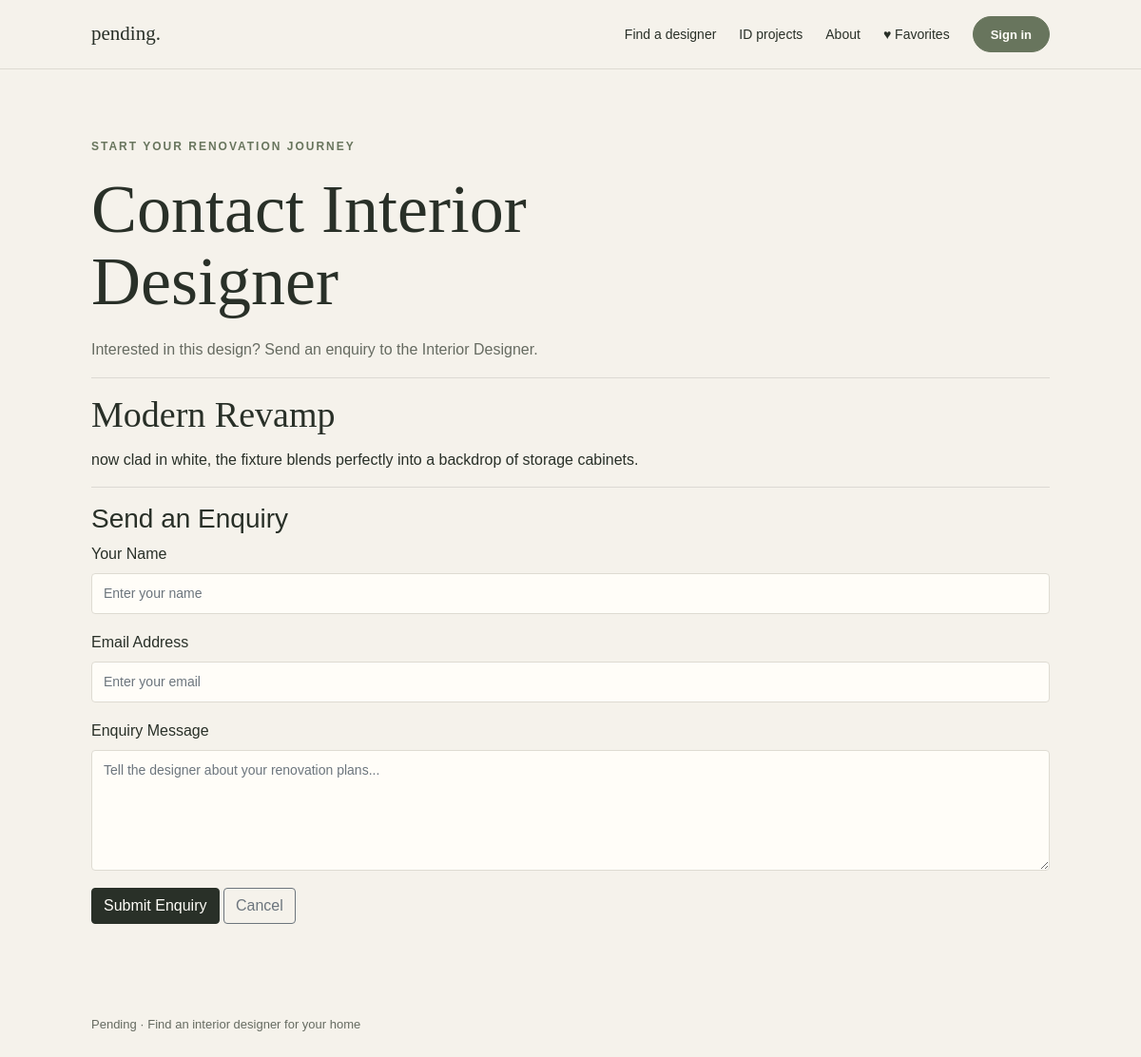
Page /customer/contact/31 on the committed database.
### tables this page shows
CREATE TABLE interior_design_project (
            id INTEGER PRIMARY KEY AUTOINCREMENT,
            title TEXT NOT NULL,
            description TEXT DEFAULT '',
            is_featured INTEGER DEFAULT 0,
            is_visible INTEGER DEFAULT 1,
            category TEXT DEFAULT '',
            style TEXT DEFAULT '',
            property_type TEXT DEFAULT ''
        , room_count TEXT NOT NULL DEFAULT '', apartment_type TEXT NOT NULL DEFAULT '', created_at TEXT NOT NULL DEFAULT '', updated_at TEXT NOT NULL DEFAULT '', account_key TEXT NOT NULL DEFAULT '', viewership_count INTEGER NOT NULL DEFAULT 0, shortlist_count INTEGER NOT NULL DEFAULT 0);

### app.py (the view, shortened to what this page needs)
@app.route('/customer/contact/<int:project_id>', methods=['GET', 'POST'])
def customer_contact(project_id):
    project = _project_svc.get(project_id)
    if not project or not project['is_visible']:
        return render_template('sites/404.html'), 404
    error = None
    form = {'name': '', 'email': '', 'message': ''}
    return render_template('sites/customer_contact.html', project=project, error=error,
                           form=form, submitted=request.args.get('sent') == '1')

### database.py (called while the page is built)
def get_db():
    connection = sqlite3.connect(DB_PATH, factory=_DemoConnection)
    connection.row_factory = sqlite3.Row
    connection.execute('PRAGMA foreign_keys = ON')
    return connection

def get_project(project_id):
    with get_db() as conn:
        row = conn.execute('SELECT * FROM interior_design_project WHERE id=?',(project_id,)).fetchone()
        return dict(row) if row else None

    def __exit__(self, exc_type, exc_value, traceback):
        try:
            return super().__exit__(exc_type, exc_value, traceback)
        finally:
            self.close()

    def get(self, project_id):
        return get_project(project_id)

### templates/sites/customer_contact.html (shortened to what this page needs)
{% extends "master.html" %}
{% block content %}
<section class="section" id="customer-contact">
    <p class="eyebrow">START YOUR RENOVATION JOURNEY</p>
    <h1>Contact Interior Designer</h1>
    <p class="section-intro">
        Interested in this design? Send an enquiry to
        the Interior Designer.
    </p>
    <hr>
    <h2>{{ project['title'] }}</h2>
    <p>{{ project['description'] }}</p>
    <hr>
    {% if submitted %}
        <div class="alert alert-success">
            Your enquiry has been submitted successfully!
            The Interior Designer can follow up with you.
        </div>
        <a href="{{ url_for('idp_view', project_id=project['id']) }}"
           class="btn btn-dark">
            Back to Project
        </a>
    {% else %}
        <h3>Send an Enquiry</h3>
        <form method="POST"
              action="{{ url_for('customer_contact', project_id=project['id']) }}">
            <div class="form-group">
                <label for="name">Your Name</label>
                <input type="text"
                       id="name"
                       name="name"
                       class="form-control"
                       placeholder="Enter your name"
                       value="{{ form.get('name', '') }}"
                       maxlength="100"
                       required>
            </div>
            <div class="form-group">
                <label for="email">Email Address</label>
                <input type="email"
                       id="email"
                       name="email"
                       class="form-control"
                       placeholder="Enter your email"
                       value="{{ form.get('email', '') }}"
                       maxlength="254"
                       required>
            </div>
            <div class="form-group">
                <label for="message">Enquiry Message</label>
                <textarea id="message"
                          name="message"
                          class="form-control"
                          rows="5"
                          maxlength="2000"
                          placeholder="Tell the designer about your renovation plans..."
                          required>{{ form.get('message', '') }}</textarea>
            </div>
            <button type="submit" class="btn btn-dark">
                Submit Enquiry
            </button>
            <a href="{{ url_for('idp_view', project_id=project['id']) }}"
               class="btn btn-outline-secondary">
                Cancel
            </a>
        </form>
    {% endif %}
</section>
{% endblock %}

### static/style.css (style rules this page uses)
* { box-sizing: border-box; }
body { margin: 0; background: #f5f2eb; color: #293028; font-family: Arial, sans-serif; }
a { color: inherit; text-decoration: none; }
.eyebrow { color: #68755d; font-size: 12px; font-weight: bold; letter-spacing: 2px; text-transform: uppercase; }
h1, h2 { font-family: Georgia, serif; font-weight: normal; }
h1 { max-width: 700px; margin: 20px 0; font-size: clamp(42px, 7vw, 72px); line-height: 1.05; }
.intro, .section-intro { max-width: 540px; color: #666b61; line-height: 1.7; }
.section { padding: 72px 8%; }
.section h2 { margin: 12px 0; font-size: 38px; }
.btn-dark { background: #293028; color: #fffdf8; border-color: #293028; }
.form-group { margin-bottom: 18px; }
.form-control { width: 100%; padding: 10px 12px; border: 1px solid #dedbd2; background: #fffdf8; font: inherit; font-size: 14px; }
textarea.form-control { resize: vertical; }
:root { --pending-ink: #293028; --pending-sage: #68755d; --pending-muted: #666b61; --pending-paper: #fffdf8; --pending-line: #dedbd2; --pending-sand: #e9e7dd; }

### rows in the picture
interior_design_project: title "Modern Revamp", description "now clad in white, the fixture blends perfectly into a backdrop of storage cabinets."
